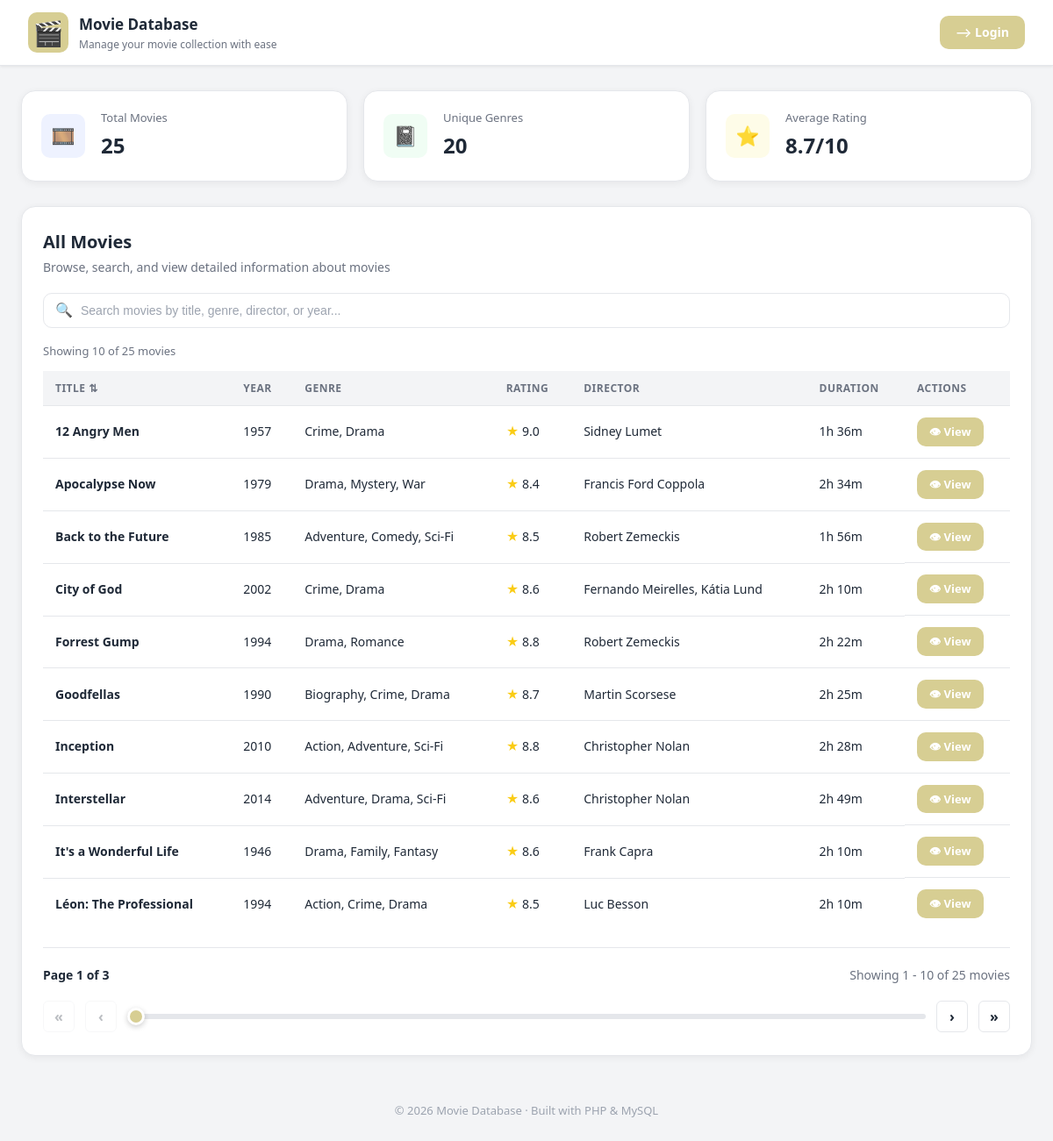
The page / on the database its author committed.
### tables this page shows
CREATE TABLE IF NOT EXISTS movies (
    id       INT          AUTO_INCREMENT PRIMARY KEY,
    title    VARCHAR(255) NOT NULL,
    year     SMALLINT     NOT NULL,
    genre    VARCHAR(150) NOT NULL,              
    rating   DECIMAL(3,1) NOT NULL DEFAULT 0.0,  
    director VARCHAR(150) NOT NULL,
    duration VARCHAR(20)  NOT NULL,              
    cast     TEXT         DEFAULT NULL,          
    synopsis TEXT         DEFAULT NULL           
);

### includes/functions.php (called while the page is built, shortened)
<?php
function h(?string $value): string {
    return htmlspecialchars((string)$value, ENT_QUOTES | ENT_HTML5, 'UTF-8');
}
function paginate(int $totalRecords, int $perPage = 10): array {
    $currentPage = max(1, (int)($_GET['page'] ?? 1));
    $totalPages  = max(1, (int)ceil($totalRecords / $perPage));
    $currentPage = min($currentPage, $totalPages);
    $offset      = ($currentPage - 1) * $perPage;
    return [
        'total_pages'  => $totalPages,
        'current_page' => $currentPage,
        'offset'       => $offset,
        'limit'        => $perPage,
        'total'        => $totalRecords,
    ];
}
?>

### public/index.php (the view, shortened to what this page needs)
<?php
require_once ROOT_PATH . 'includes/functions.php';
try {
    $db = getDB();
    $stats = [
        'total_movies'  => (int) $db->query("SELECT COUNT(*) FROM movies")->fetchColumn(),
        'unique_genres' => (int) $db->query("SELECT COUNT(DISTINCT genre) FROM movies")->fetchColumn(),
    ];
    $avgRow = $db->query("SELECT ROUND(AVG(rating), 1) AS avg_rating FROM movies")->fetch();
    $stats['avg_rating'] = $avgRow['avg_rating'] ?? 0;
    $perPage = 10;
    $totalMovies = (int) $db->query("SELECT COUNT(*) FROM movies")->fetchColumn();
    $pag = paginate($totalMovies, $perPage);
    $stmt = $db->prepare(
        "SELECT id, title, year, genre, rating, director, duration
         FROM movies
         ORDER BY title ASC
         LIMIT :limit OFFSET :offset"
    );
    $stmt->execute([':limit' => $pag['limit'], ':offset' => $pag['offset']]);
    $movies = $stmt->fetchAll();
} catch (PDOException $e) {
    die("Database error: " . $e->getMessage() . "<br><br>Make sure you've run setup.sql first!");
}
require_once ROOT_PATH . 'includes/header.php';
?>
<section class="stats-grid">
    <div class="stat-card">
        <div class="stat-icon stat-icon--movies">🎞️</div>
        <div class="stat-body">
            <span class="stat-label">Total Movies</span>
            <span class="stat-value"><?= h((string)$stats['total_movies']) ?></span>
        </div>
    </div>
    <div class="stat-card">
        <div class="stat-icon stat-icon--genres">📓</div>
        <div class="stat-body">
            <span class="stat-label">Unique Genres</span>
            <span class="stat-value"><?= h((string)$stats['unique_genres']) ?></span>
        </div>
    </div>
    <div class="stat-card">
        <div class="stat-icon stat-icon--rating">⭐</div>
        <div class="stat-body">
            <span class="stat-label">Average Rating</span>
            <span class="stat-value"><?= h($stats['avg_rating'] . '/10') ?></span>
        </div>
    </div>
</section>
<section class="table-section">
    <div class="table-header">
        <div>
            <h2 class="table-title">All Movies</h2>
            <p class="table-subtitle">Browse, search, and view detailed information about movies</p>
        </div>
    </div>
    <div class="search-wrap">
        <span class="search-icon">🔍</span>
        <input
            type="text"
            id="searchInput"
            class="search-input"
            placeholder="Search movies by title, genre, director, or year..."
            autocomplete="off"
        />
    </div>
    <p class="result-count" id="resultCount">
        Showing <?= h((string)count($movies)) ?> of <?= h((string)$pag['total']) ?> movies
    </p>
    <div class="table-wrap">
        <table class="movie-table" id="movieTable">
            <thead>
                <tr>
                    <th>Title ⇅</th>
                    <th>Year</th>
                    <th>Genre</th>
                    <th>Rating</th>
                    <th>Director</th>
                    <th>Duration</th>
                    <th>Actions</th>
                </tr>
            </thead>
            <tbody>
                <?php foreach ($movies as $m): ?>
                <tr>
                    <td class="col-title"><?= h($m['title']) ?></td>
                    <td><?= h((string)$m['year']) ?></td>
                    <td class="col-genre"><?= h($m['genre']) ?></td>
                    <td class="col-rating">
                        <span class="star">★</span> <?= h((string)$m['rating']) ?>
                    </td>
                    <td><?= h($m['director']) ?></td>
                    <td><?= h($m['duration']) ?></td>
                    <td class="col-actions">
                        <a href="view.php?id=<?= h((string)$m['id']) ?>" class="btn btn-view">👁 View</a>
                    </td>
                </tr>
                <?php endforeach; ?>
            </tbody>
        </table>
    </div>
    <?php if ($pag['total_pages'] > 1): ?>
    <div class="pagination-slider">
        <div class="slider-info">
            <span>Page <?= h((string)$pag['current_page']) ?> of <?= h((string)$pag['total_pages']) ?></span>
            <span class="slider-count">
                Showing <?= h((string)(($pag['current_page']-1)*$pag['limit']+1)) ?>
                - <?= h((string)min($pag['current_page']*$pag['limit'], $pag['total'])) ?>
                of <?= h((string)$pag['total']) ?> movies
            </span>
        </div>
        <div class="slider-control">
            <a href="?page=1" class="slider-btn slider-first <?= ($pag['current_page'] <= 1 ? 'disabled' : '') ?>">«</a>
            <a href="?page=<?= h((string)max(1, $pag['current_page']-1)) ?>"
               class="slider-btn slider-prev <?= ($pag['current_page'] <= 1 ? 'disabled' : '') ?>">‹</a>
            <div class="slider-track">
                <input type="range"
                       id="pageSlider"
                       class="page-slider"
                       min="1"
                       max="<?= h((string)$pag['total_pages']) ?>"
                       value="<?= h((string)$pag['current_page']) ?>"
                       step="1">
            </div>
            <a href="?page=<?= h((string)min($pag['total_pages'], $pag['current_page']+1)) ?>"
               class="slider-btn slider-next <?= ($pag['current_page'] >= $pag['total_pages'] ? 'disabled' : '') ?>">›</a>
            <a href="?page=<?= h((string)$pag['total_pages']) ?>"
               class="slider-btn slider-last <?= ($pag['current_page'] >= $pag['total_pages'] ? 'disabled' : '') ?>">»</a>
        </div>
    </div>
    <?php endif; ?>
</section>
<?php require_once ROOT_PATH . 'includes/footer.php'; ?>

### includes/header.php (shortened to what this page needs)
<!DOCTYPE html>
<html lang="en">
<head>
    <link rel="stylesheet" href="<?= h(ASSETS_PATH) ?>css/style.css" />
</head>
<body>
<header class="navbar">
    <div class="navbar-brand">
        <a href="index.php" class="brand-link">
            <span class="brand-icon">🎬</span>
            <div class="brand-text">
                <span class="brand-title">Movie Database</span>
                <span class="brand-sub">Manage your movie collection with ease</span>
            </div>
        </a>
    </div>
    <nav class="navbar-actions">
        <?php if (isset($_SESSION['user_id'])): ?>
            <button id="editModeBtn" class="btn btn-edit-mode" onclick="toggleEditMode()">
                ✎ Edit Mode
            </button>
            <span class="navbar-user-info">
                Logged in as <strong><?= h($_SESSION['username']) ?></strong>
            </span>
            <a href="logout.php" class="btn btn-logout">➾ Logout</a>
        <?php else: ?>
            <a href="login.php" class="btn btn-primary">⟶ Login</a>
        <?php endif; ?>
    </nav>
</header>
<main class="main-content">

### includes/footer.php (shortened to what this page needs)
</main>
<footer class="site-footer">
    <p class="footer-text">© <?= date('Y') ?> Movie Database · Built with PHP &amp; MySQL</p>
</footer>
</body>
</html>

### rows shown on the page
movies: title "12 Angry Men", year "1957", genre "Crime, Drama", rating "9.0", director "Sidney Lumet", duration "1h 36m"
movies: title "Apocalypse Now", year "1979", genre "Drama, Mystery, War", rating "8.4", director "Francis Ford Coppola", duration "2h 34m"
movies: title "Back to the Future", year "1985", genre "Adventure, Comedy, Sci-Fi", rating "8.5", director "Robert Zemeckis", duration "1h 56m"
movies: title "City of God", year "2002", genre "Crime, Drama", rating "8.6", director "Fernando Meirelles, Kátia Lund", duration "2h 10m"
movies: title "Forrest Gump", year "1994", genre "Drama, Romance", rating "8.8", director "Robert Zemeckis", duration "2h 22m"
movies: title "Goodfellas", year "1990", genre "Biography, Crime, Drama", rating "8.7", director "Martin Scorsese", duration "2h 25m"
movies: title "Inception", year "2010", genre "Action, Adventure, Sci-Fi", rating "8.8", director "Christopher Nolan", duration "2h 28m"
movies: title "Interstellar", year "2014", genre "Adventure, Drama, Sci-Fi", rating "8.6", director "Christopher Nolan", duration "2h 49m"
movies: title "It's a Wonderful Life", year "1946", genre "Drama, Family, Fantasy", rating "8.6", director "Frank Capra", duration "2h 10m"
movies: title "Léon: The Professional", year "1994", genre "Action, Crime, Drama", rating "8.5", director "Luc Besson", duration "2h 10m"

### other values the page prints
$stats['total_movies'] "25"
$stats['unique_genres'] "20"
$stats['avg_rating'] . '/10' "8.7/10"
count($movies) "10"
$pag['total'] "25"
$pag['current_page'] "1"
$pag['total_pages'] "3"
min($pag['current_page']*$pag['limit'], $pag['total']) "10"
